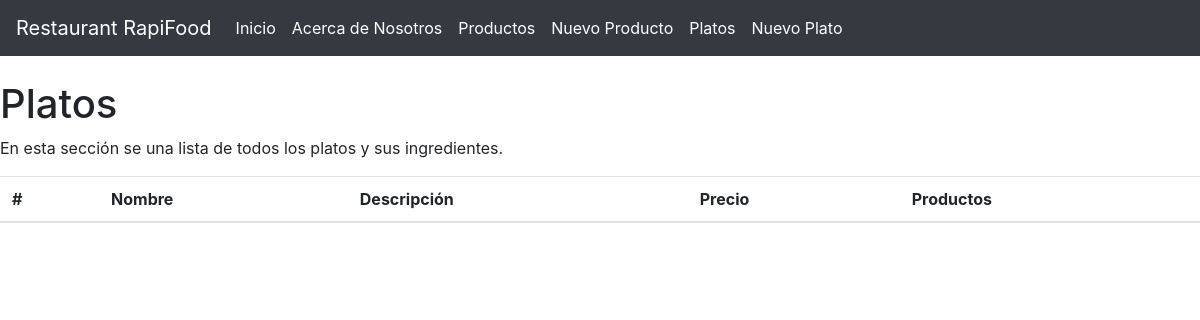
The page /platos/ on the database as committed earlier.
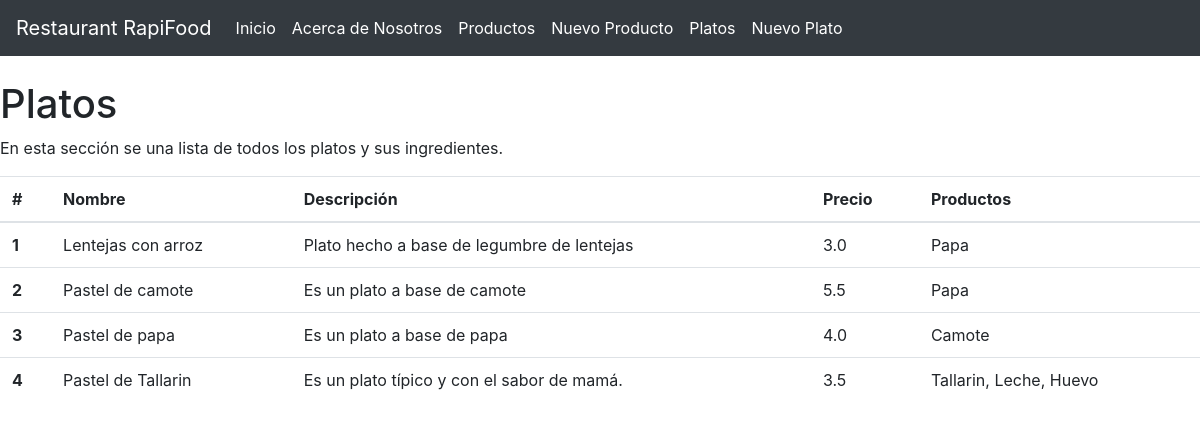
The same page on the database as committed later.
### restaurant/models.py (models this page shows)
class Platos(models.Model):
    nombre = models.CharField(max_length=200)
    description = models.TextField(default="")
    producto = models.ManyToManyField(Product, verbose_name='producto', blank=True, symmetrical=False)
    precio = models.FloatField(default=0.0)
    def __str__(self) -> str:
        return self.nombre + ' - ' + str(self.precio)

class Product(models.Model):
    name = models.CharField(max_length=200)
    description = models.TextField(default="")
    def __str__(self) -> str:
        return self.name

### restaurant/views.py (the view)
# urls.py: path('platos/', views.platos),
def platos(request):
    platos = Platos.objects.all()
    for plato in platos:
        for product in plato.producto.all():
            print(f'Plato %, producto %', plato, product)
    return render(request, 'platos.html', {
        'platos': platos
    })

### restaurant/templates/platos.html (shortened to what this page needs)
{% extends 'nav.html' %}
{% block content %}
    <head>
    </head>
    <body>
        <h1>Platos</h1>
        <p>En esta sección se <muestra></muestra> una lista de todos los platos y sus ingredientes.</p>
        <table class="table">
            <thead>
                <tr>
                <th scope="col">#</th>
                <th scope="col">Nombre</th>
                <th scope="col">Descripción</th>
                <th scope="col">Precio</th>
                <th scope="col">Productos</th>
                </tr>
            </thead>
            <tbody>
                {% for plato in platos %}
                <tr>
                  <th scope="row">{{ plato.id }}</th>
                  <td>{{ plato.nombre }}</td>
                  <td>{{ plato.description }}</td>
                  <td>{{ plato.precio }}</td>
                  <td>{{ plato.producto.all|join:", " }}</td>
                </tr>
                {% endfor %}
            </tbody>
        </table>
    </body>
{% endblock %}

Rows that differ between the two databases and show on the page:
added Platos: id "1", nombre "Lentejas con arroz", description "Plato hecho a base de legumbre de lentejas", precio "3.0", producto.all "Papa"
added Platos: id "2", nombre "Pastel de camote", description "Es un plato a base de camote", precio "5.5", producto.all "Papa"
added Platos: id "3", nombre "Pastel de papa", description "Es un plato a base de papa", precio "4.0", producto.all "Camote"
added Platos: id "4", nombre "Pastel de Tallarin", description "Es un plato típico y con el sabor de mamá.", precio "3.5", producto.all "Tallarin, Leche, Huevo"
